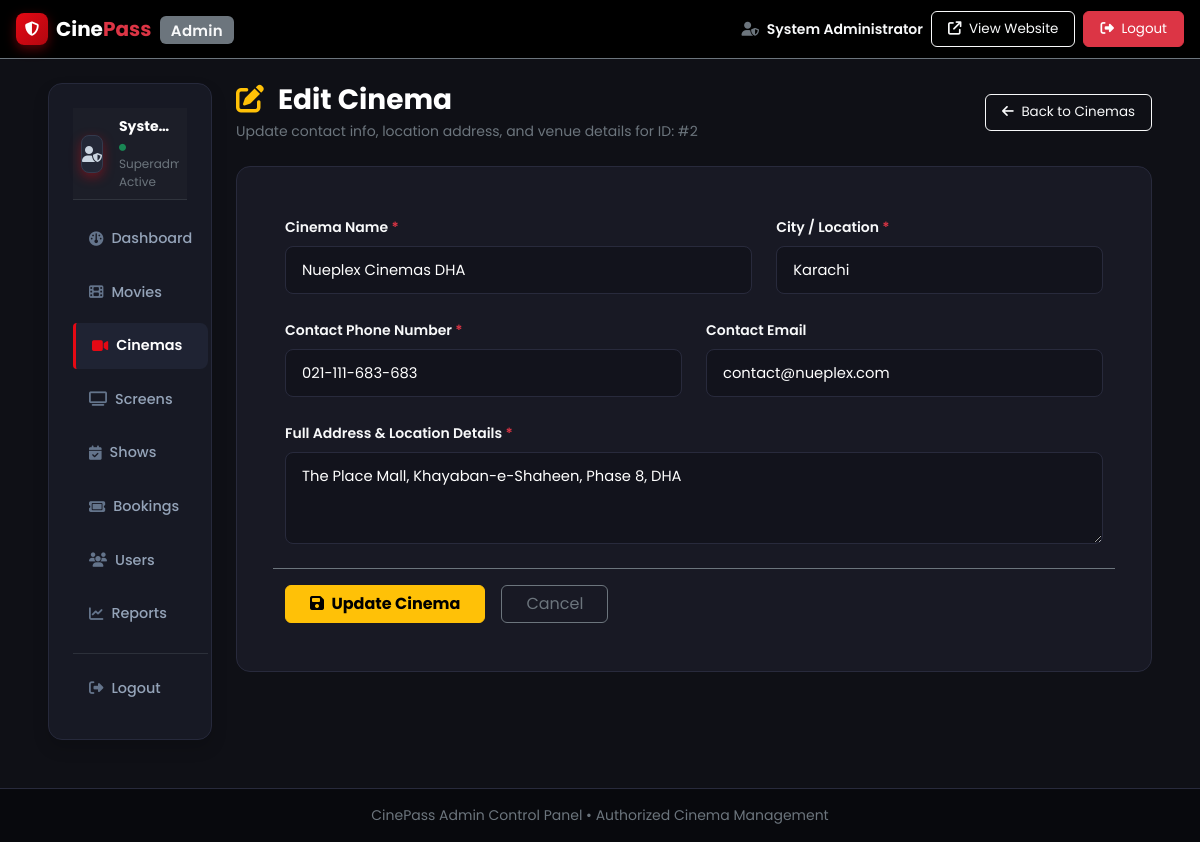
The app's page /admin/cinemas/edit.php?id=2 (signed in) with its own data.
### tables this page shows
CREATE TABLE `cinemas` (
    `id` INT AUTO_INCREMENT PRIMARY KEY,
    `name` VARCHAR(150) NOT NULL,
    `city` VARCHAR(100) NOT NULL DEFAULT 'Karachi',
    `location` TEXT NOT NULL,
    `contact_number` VARCHAR(30) NOT NULL,
    `email` VARCHAR(150) NULL,
    `created_at` TIMESTAMP DEFAULT CURRENT_TIMESTAMP
);

### includes/functions.php (called while the page is built, shortened)
<?php
function url($path = '') {
    return BASE_URL . ltrim($path, '/');
}

### admin/cinemas/edit.php (the view, shortened to what this page needs)
<?php
require_once __DIR__ . '/../../includes/functions.php';
$cinemaId = isset($_GET['id']) ? (int)$_GET['id'] : 0;
$db = getDB();
$stmt = $db->prepare("SELECT * FROM cinemas WHERE id = ? LIMIT 1");
$stmt->execute([$cinemaId]);
$cinema = $stmt->fetch();
$name          = $cinema['name'];
$city          = $cinema['city'];
$location      = $cinema['location'];
$contactNumber = $cinema['contact_number'];
$email         = $cinema['email'] ?? '';
require_once __DIR__ . '/../includes/header.php';
?>
<div class="container-fluid py-4 px-lg-5 flex-grow-1">
    <div class="row g-4">
        <div class="col-lg-3 col-xl-2">
            <?php require_once __DIR__ . '/../includes/sidebar.php'; ?>
        </div>
        <div class="col-lg-9 col-xl-10">
            <div class="d-flex justify-content-between align-items-center mb-4 flex-wrap gap-2">
                <div>
                    <h3 class="text-white fw-bold mb-1"><i class="fa-solid fa-pen-to-square text-warning me-2"></i> Edit Cinema</h3>
                    <p class="text-secondary small mb-0">Update contact info, location address, and venue details for ID: #<?= htmlspecialchars($cinemaId) ?></p>
                </div>
                <div>
                    <a href="<?= url('admin/cinemas/index.php') ?>" class="btn btn-outline-light btn-sm">
                        <i class="fa-solid fa-arrow-left me-1"></i> Back to Cinemas
                    </a>
                </div>
            </div>
            <div class="cine-card p-4 p-md-5">
                <form action="<?= url('admin/cinemas/edit.php?id=' . $cinemaId) ?>" method="POST">
                    <div class="row g-4">
                        <div class="col-md-7">
                            <label class="form-label text-light small fw-semibold">Cinema Name <span class="text-danger">*</span></label>
                            <input type="text" name="name" class="form-control cine-form-control" value="<?= htmlspecialchars($name) ?>" required>
                        </div>
                        <div class="col-md-5">
                            <label class="form-label text-light small fw-semibold">City / Location <span class="text-danger">*</span></label>
                            <input type="text" name="city" class="form-control cine-form-control" value="<?= htmlspecialchars($city) ?>" required>
                        </div>
                        <div class="col-md-6">
                            <label class="form-label text-light small fw-semibold">Contact Phone Number <span class="text-danger">*</span></label>
                            <input type="text" name="contact_number" class="form-control cine-form-control" value="<?= htmlspecialchars($contactNumber) ?>" required>
                        </div>
                        <div class="col-md-6">
                            <label class="form-label text-light small fw-semibold">Contact Email</label>
                            <input type="email" name="email" class="form-control cine-form-control" value="<?= htmlspecialchars($email) ?>">
                        </div>
                        <div class="col-12">
                            <label class="form-label text-light small fw-semibold">Full Address & Location Details <span class="text-danger">*</span></label>
                            <textarea name="location" rows="3" class="form-control cine-form-control" required><?= htmlspecialchars($location) ?></textarea>
                        </div>
                        <div class="col-12 pt-3 border-top border-secondary d-flex gap-3">
                            <button type="submit" class="btn btn-warning fw-bold px-4">
                                <i class="fa-solid fa-floppy-disk me-1"></i> Update Cinema
                            </button>
                            <a href="<?= url('admin/cinemas/index.php') ?>" class="btn btn-outline-secondary px-4">
                                Cancel
                            </a>
                        </div>
                    </div>
                </form>
            </div>
        </div>
    </div>
</div>
<?php require_once __DIR__ . '/../includes/footer.php'; ?>

### assets/css/style.css (style rules this page uses)
:root { --cine-bg: #0f1016; --cine-dark: #0a0b0e; --cine-card-bg: #181924; --cine-card-hover: #1f2030; --cine-card-border: #282a3c; --cine-primary: #e50914; --cine-primary-hover: #f40612; --cine-accent: #f5c518; --cine-text: #f0f2f5; --cine-text-muted: #9ca3af; --cine-nav-bg: rgba(15, 16, 22, 0.95); }
body.cine-body { background-color: var(--cine-bg); color: var(--cine-text); font-family: 'Poppins', sans-serif; min-height: 100vh; display: flex; flex-direction: column; }
.cine-card { background-color: var(--cine-card-bg); border: 1px solid var(--cine-card-border); border-radius: 14px; transition: transform 0.28s cubic-bezier(0.4, 0, 0.2, 1), border-color 0.28s ease, box-shadow 0.28s ease; overflow: hidden; }
.cine-form-control { background-color: #12131c !important; border: 1px solid var(--cine-card-border) !important; color: #ffffff !important; border-radius: 8px; padding: 0.75rem 1rem; transition: border-color 0.2s ease, box-shadow 0.2s ease; }
.cine-form-control::placeholder { color: #6c757d; }
.cine-form-control, .form-control, .form-select { padding: 0.75rem 1rem !important; font-size: 0.92rem; border-radius: 8px !important; }
.btn-sm { padding: 0.45rem 1rem !important; font-size: 0.84rem; border-radius: 6px; }
.cine-card { border-radius: 14px; }

### assets/css/admin.css (style rules this page uses)
:root { --admin-bg: #0b0c10; --admin-surface: #12141d; --admin-card: #171924; --admin-card-hover: #1e202f; --admin-border: #26293b; --admin-accent-gold: #f5c518; --admin-accent-gold-dark: #d49a00; --admin-accent-red: #e50914; --admin-accent-blue: #3b82f6; --admin-accent-green: #10b981; --admin-sidebar-width: 250px; }

### assets/css/responsive.css (style rules this page uses)
html { -webkit-text-size-adjust: 100%; }

### records on screen
cinemas: name "Nueplex Cinemas DHA", city "Karachi", contact_number "021-111-683-683", email "contact@nueplex.com", location "The Place Mall, Khayaban-e-Shaheen, Phase 8, DHA"

### other values on screen
$_SESSION['admin_name'] "System Administrator"
$_SESSION['admin_name'] "Syste…"
$cinemaId "2"
